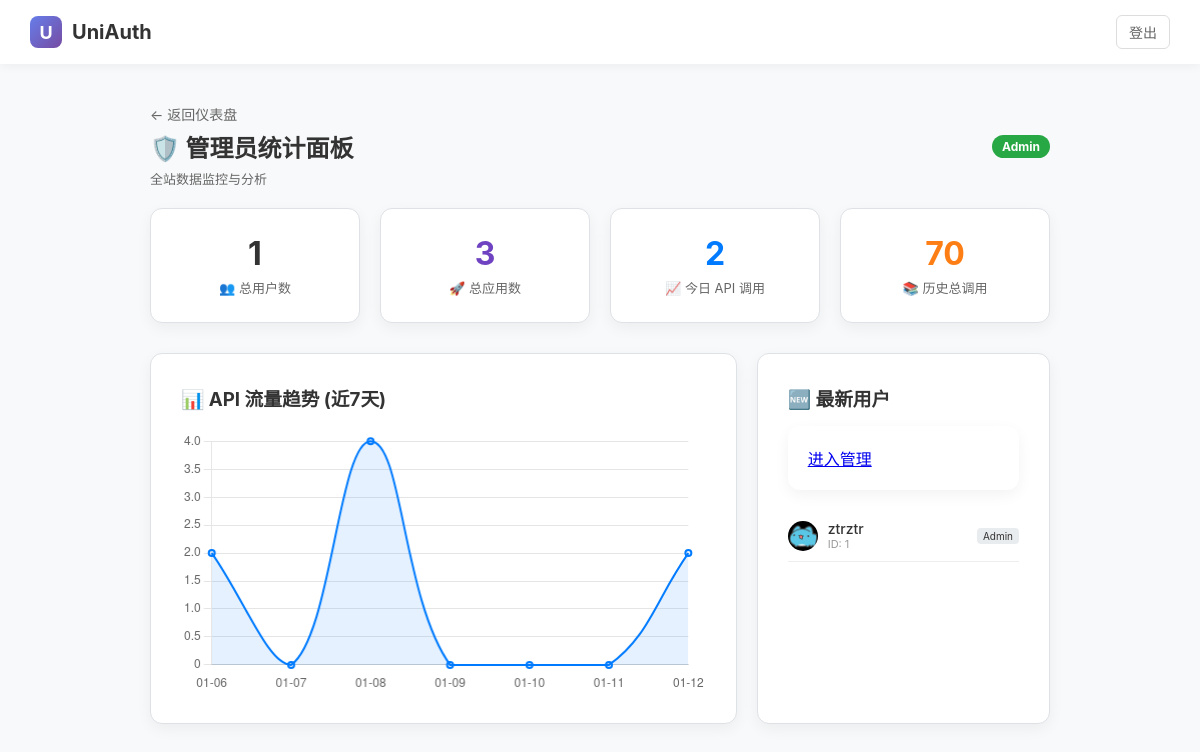
The page /admin/stats (signed in) on the database its author committed.
### app.py (models this page shows)
class User(db.Model):
    __tablename__ = 'users'
    id = db.Column(db.Integer, primary_key=True)
    username = db.Column(db.String(80), unique=True, nullable=False)
    password_hash = db.Column(db.String(200), nullable=False)
    avatar = db.Column(db.String(200), default="https://api.dicebear.com/7.x/avataaars/svg?seed=Felix")
    email = db.Column(db.String(120), unique=True, nullable=False)
    is_admin = db.Column(db.Boolean, default=False)
    created_at = db.Column(db.DateTime, default=datetime.datetime.utcnow)
    phone = db.Column(db.String(20), nullable=True)
    bio = db.Column(db.String(500), nullable=True) # 简介
    birthday = db.Column(db.Date, nullable=True)   # 生日
    apps = db.relationship('OAuthApp', backref='owner', lazy=True)

### app.py (the view)
@app.route('/admin/stats')
@admin_required
def admin_stats():
    user = get_current_user()
    total_users = User.query.count()
    total_apps = OAuthApp.query.count()
    total_calls = UsageLog.query.count()
    now = time.time()
    today_start = now - 86400
    today_calls = UsageLog.query.filter(UsageLog.timestamp >= today_start).count()
    recent_users = User.query.order_by(User.id.desc()).limit(5).all()
    chart_labels = []
    chart_data = []
    for i in range(6, -1, -1):
        day_end = now - (i * 86400)
        day_start = day_end - 86400
        date_str = datetime.datetime.fromtimestamp(day_end).strftime('%m-%d')
        chart_labels.append(date_str)
        cnt = UsageLog.query.filter(UsageLog.timestamp >= day_start, UsageLog.timestamp < day_end).count()
        chart_data.append(cnt)
    return render_template('admin_stats.html', user=user, total_users=total_users, total_apps=total_apps, total_calls=total_calls, today_calls=today_calls, recent_users=recent_users, chart_labels=chart_labels, chart_data=chart_data)

### app.py (called while the page is built)
def admin_required(f):
    @wraps(f)
    def decorated_function(*args, **kwargs):
        if 'user_id' not in session: return redirect(url_for('login', redirect_uri=request.url))
        user = db.session.get(User, session['user_id'])
        if not user or not user.is_admin:
            flash('🚫 访问拒绝：需要管理员权限', 'error')
            return redirect(url_for('dashboard'))
        return f(*args, **kwargs)
    return decorated_function

def get_current_user():
    if 'user_id' in session: return db.session.get(User, session['user_id'])
    return None

### templates/admin_stats.html (shortened to what this page needs)
{% extends "base.html" %}
{% block content %}
<div class="header-row">
    <div>
        <a href="/dashboard" style="text-decoration: none; color: #666; font-size: 14px;">← 返回仪表盘</a>
        <h2 style="margin: 5px 0;">🛡️ 管理员统计面板</h2>
        <p style="margin:0; color:#666; font-size:13px;">全站数据监控与分析</p>
    </div>
    <div style="display:flex; align-items:center; gap:10px;">
        <span style="background: #28a745; color: white; padding: 4px 10px; border-radius: 20px; font-size: 12px; font-weight: bold;">Admin</span>
    </div>
</div>
<div style="display: grid; grid-template-columns: repeat(4, 1fr); gap: 20px; margin-bottom: 30px;">
    <div class="card" style="margin:0; padding: 25px; text-align: center;">
        <div style="font-size: 32px; font-weight: bold; color: #333;">{{ total_users }}</div>
        <div style="color: #666; font-size: 13px; margin-top: 5px;">👥 总用户数</div>
    </div>
    <div class="card" style="margin:0; padding: 25px; text-align: center;">
        <div style="font-size: 32px; font-weight: bold; color: #6f42c1;">{{ total_apps }}</div>
        <div style="color: #666; font-size: 13px; margin-top: 5px;">🚀 总应用数</div>
    </div>
    <div class="card" style="margin:0; padding: 25px; text-align: center;">
        <div style="font-size: 32px; font-weight: bold; color: #007bff;">{{ today_calls }}</div>
        <div style="color: #666; font-size: 13px; margin-top: 5px;">📈 今日 API 调用</div>
    </div>
    <div class="card" style="margin:0; padding: 25px; text-align: center;">
        <div style="font-size: 32px; font-weight: bold; color: #fd7e14;">{{ total_calls }}</div>
        <div style="color: #666; font-size: 13px; margin-top: 5px;">📚 历史总调用</div>
    </div>
</div>
<div style="display: grid; grid-template-columns: 2fr 1fr; gap: 20px;">
    <div class="card" style="margin:0; min-height: 300px;">
        <h3 style="margin-top:0; margin-bottom: 20px;">📊 API 流量趋势 (近7天)</h3>
        <canvas id="trafficChart"></canvas>
    </div>
    <div class="card" style="margin:0;">
        <h3 style="margin-top:0; margin-bottom: 15px;">🆕 最新用户</h3>
<div class="card" style="margin: 0; padding: 20px;display: flex; justify-content: space-between; align-items: center; border: none; margin-bottom: 20px;">
    <a href="/admin/invites" class="p-btn">
        进入管理
    </a>
</div>
        <ul style="list-style: none; padding: 0; margin: 0;">
            {% for u in recent_users %}
            <li style="display: flex; align-items: center; gap: 10px; padding: 10px 0; border-bottom: 1px solid #eee;">
                <img src="{{ u.avatar }}" style="width: 30px; height: 30px; border-radius: 50%;">
                <div style="flex: 1; overflow: hidden;">
                    <div style="font-weight: 500; font-size: 14px;">{{ u.username }}</div>
                    <div style="font-size: 11px; color: #999;">ID: {{ u.id }}</div>
                </div>
                {% if u.is_admin %}
                <span style="font-size: 10px; background: #e9ecef; color: #333; padding: 2px 6px; border-radius: 4px;">Admin</span>
                {% endif %}
            </li>
            {% endfor %}
        </ul>
    </div>
</div>
<script>
    // 初始化图表
    const ctx = document.getElementById('trafficChart').getContext('2d');
    new Chart(ctx, {
        type: 'line',
        data: {
            labels: {{ chart_labels | tojson }},
            datasets: [{
                label: 'API 调用次数',
                data: {{ chart_data | tojson }},
                borderColor: '#007bff',
                backgroundColor: 'rgba(0, 123, 255, 0.1)',
                borderWidth: 2,
                fill: true,
                tension: 0.4
            }]
        },
        options: {
            responsive: true,
            plugins: {
                legend: { display: false }
            },
            scales: {
                y: { beginAtZero: true, grid: { borderDash: [5, 5] } },
                x: { grid: { display: false } }
            }
        }
    });
</script>
{% endblock %}

### templates/base.html (style rules this page uses)
:root { --primary: #007bff; --primary-hover: #0069d9; --gradient-1: linear-gradient(135deg, #667eea 0%, #764ba2 100%); --danger: #dc3545; --bg: #f8f9fa; --card-bg: #ffffff; --border: #dee2e6; --text-main: #2c3e50; }
body { font-family: -apple-system, "Segoe UI", Roboto, "Helvetica Neue", Arial, sans-serif; margin: 0; padding: 0; background-color: var(--bg); color: #333; min-height: 100vh; display: flex; flex-direction: column; }
.card { background: var(--card-bg); padding: 30px; border-radius: 12px; box-shadow: 0 5px 15px rgba(0,0,0,0.05); margin-bottom: 20px; border: 1px solid var(--border); }
.header-row { display: flex; justify-content: space-between; align-items: center; margin-bottom: 20px; }

### rows shown on the page
User: avatar (picture), username "ztrztr", id "1", is_admin "Admin"

### other values the page prints
{{ total_users }} "1"
{{ total_apps }} "3"
{{ today_calls }} "2"
{{ total_calls }} "70"
chart data {{ chart_labels | tojson }} ["01-06", "01-07", "01-08", "01-09", "01-10", "01-11", "01-12"]
chart data {{ chart_data | tojson }} [2, 0, 4, 0, 0, 0, 2]
